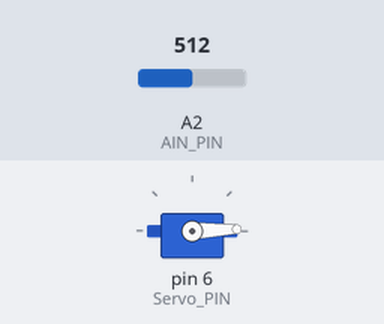
Recording of a sketch running on a simulated Arduino Uno, built with avr-gcc and run on an emulated ATmega328P. On the bench: servo. The test bench sets the inputs (shaded band); at power-on: A2 (AIN_PIN) = 512.

Above: at 1.2 s.
1.3 s: A2 (AIN_PIN) set to 1010
2.8 s: A2 (AIN_PIN) set to 1023
At 4.0 s:
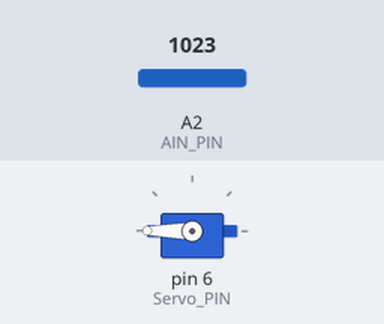
4.3 s: A2 (AIN_PIN) set to 900
At 5.2 s:
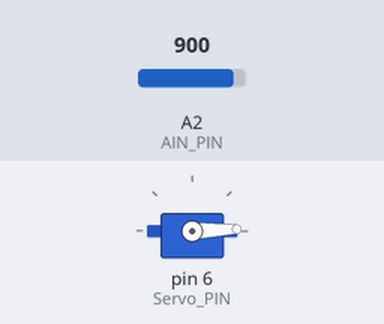
Timing chart, 0 to 7.3 s (numbered marks = the images above; inputs shaded):
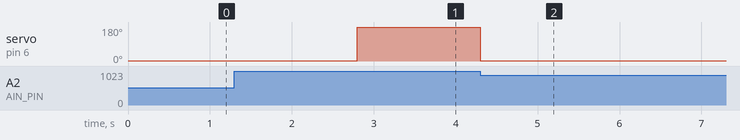

Measured:
- the behaviour switches between 1022 and 1023 on A2 (AIN_PIN) (found by bisection; images 0 and 1)
- after the input at 1.3 s, every drawn part: stays the same
- after the input at 2.8 s, servo on pin 6 (Servo_PIN): 2° → 180° at once
- after the input at 4.3 s, servo on pin 6 (Servo_PIN): 180° → 2° at once

The sketch:

System_Iwasaki.ino
```cpp
#include <Servo.h>

//Arduino側設定
const int Servo_PIN = 6;
const int AIN_PIN = 2;
const int DIN_PIN = 7;

//サーボモーター設定
const int Pulse_MIN = 560;
const int Pulse_MAX = 2480;

Servo servo1;

void setup() {
  servo1.attach(Servo_PIN);
  pinMode(DIN_PIN, INPUT);
}

void loop() {
  int analogInput;
  int uSec;
  int i = 0;

  while(1){
    analogInput = analogRead(AIN_PIN);
    uSec = AnalogToPulse(analogInput);
    servo1.write(uSec);
  }
}

int AnalogToPulse(int input){
  int rtnPulse = (input/1023)*(Pulse_MAX-Pulse_MIN)+Pulse_MIN;
  return rtnPulse;
}
```
